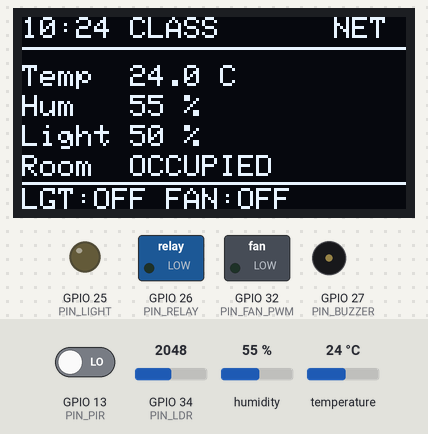
Bench run of a sketch on a simulated ESP32. Parts: 128×64 one-colour display, switched loads named in the sketch (green lamp = pin HIGH), output pins drawn as LEDs (lit = HIGH), buzzer (waves = sounding, pin HIGH). Inputs (shaded band) come from the test bench; at power-on: temperature 24 °C, GPIO 13 (PIN_PIR) LOW, GPIO 34 (PIN_LDR) = 2048, humidity 55 % (analog values on the 0–4095 scale). WiFi joins after 1.5 s; servers stay silent unless stated; uploads are accepted with an empty reply; the local clock reads 2024-03-15 10:24:30 at power-on unless the sketch sets it; what the sketch prints to the serial monitor is not drawn.

Above: at 2.9 s.
3.0 s: temperature set to 27.6 °C
At 12.0 s:
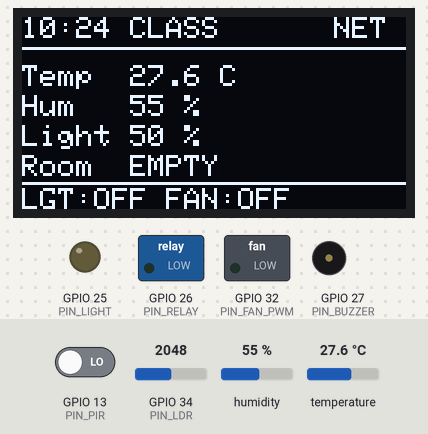
12.1 s: temperature set to 28.8 °C
At 15.6 s:
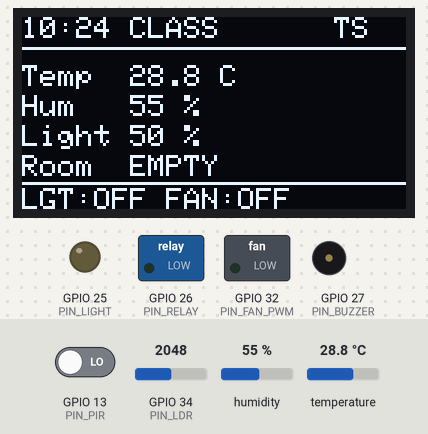
16.8 s: GPIO 13 (PIN_PIR) driven HIGH
At 19.1 s:
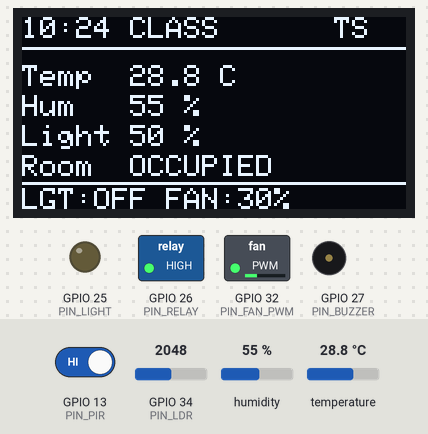
19.8 s: GPIO 34 (PIN_LDR) set to 2614
At 20.6 s:
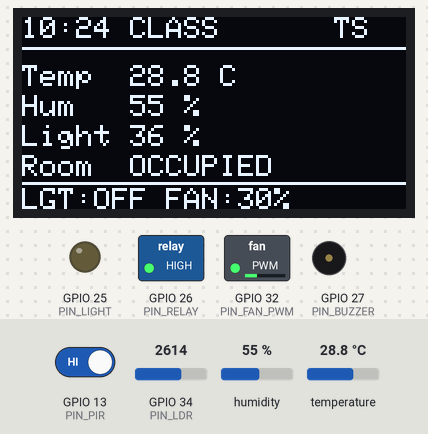
21.8 s: GPIO 34 (PIN_LDR) set to 2683
At 23.4 s:
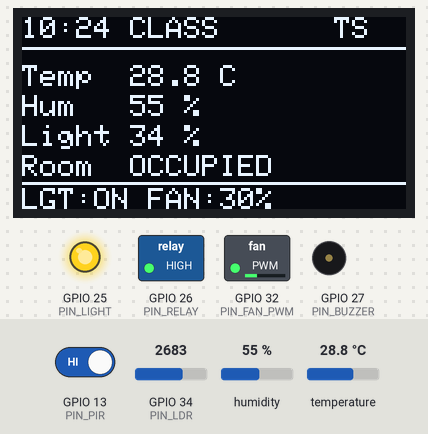
30.9 s: temperature set to 41 °C
At 35.6 s:
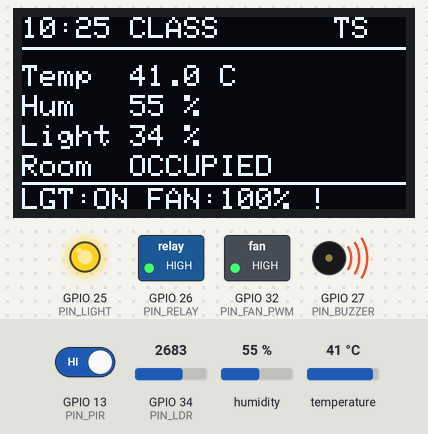
Timing chart, 0 to 37.7 s (numbered marks = the images above; inputs shaded):
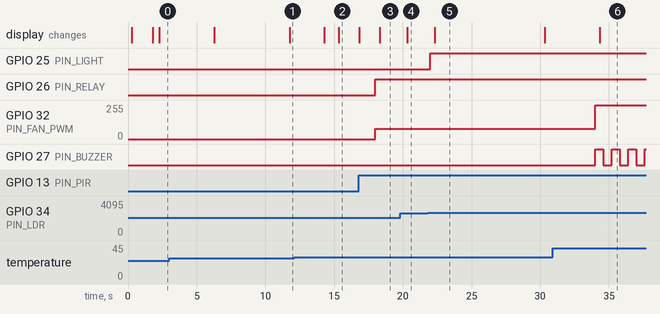

The sketch:

sketch.ino
```cpp
/*
  Smart Classroom Automation - ESP32

  Reads temperature and humidity (DHT22), ambient light (LDR) and occupancy
  (PIR), then drives the classroom lights, the fan relay and an over
  temperature buzzer. Current state is shown on a 128x64 SSD1306 OLED and
  published to a ThingSpeak channel over WiFi.
*/

#include <Wire.h>
#include <WiFi.h>
#include <time.h>
#include <Adafruit_GFX.h>
#include <Adafruit_SSD1306.h>
#include <DHT.h>
#include <HTTPClient.h>
#include <ThingSpeak.h>

#include "config.h"
#include "secrets.h"

DHT dht(PIN_DHT, DHT22);
Adafruit_SSD1306 display(OLED_WIDTH, OLED_HEIGHT, &Wire, -1);
WiFiClient net;      // ThingSpeak channel writes
WiFiClient tbNet;    // TalkBack command polling, kept separate on purpose

// latest sensor snapshot
float tempC = NAN;
float humidity = NAN;
float lightPct = 0.0f;
int ldrRaw = 0;              // raw ADC counts, logged so the map can be calibrated
bool motion = false;
bool occupied = false;

// actuator state
bool lightsOn = false;
bool fanOn = false;            // relay energised, the fan circuit is live
int fanSpeedPct = 0;           // 0..100, PWM duty behind the relay contacts
bool alarmOn = false;
bool beepHigh = false;

unsigned long lastSensorMs = 0;
unsigned long lastDisplayMs = 0;
unsigned long lastBeepMs = 0;
unsigned long lastMotionMs = 0;
unsigned long lastUploadMs = 0;
unsigned long lastWifiTryMs = 0;

int lastUploadStatus = 0;   // 200 once a ThingSpeak write has succeeded

// schedule state
bool timeValid = false;         // NTP has answered at least once
bool inSession = true;          // inside teaching hours, fails open when offline
char clockText[6] = "--:--";

// remote control state. An override beats both the sensors and the timetable,
// which is the whole point of a manual override, and expires by itself.
enum Override { OV_AUTO = 0, OV_FORCE_ON = 1, OV_FORCE_OFF = 2 };
Override fanOverride = OV_AUTO;
Override lightOverride = OV_AUTO;
unsigned long fanOverrideMs = 0;
unsigned long lightOverrideMs = 0;
unsigned long lastTalkbackMs = 0;

void setup() {
  Serial.begin(115200);
  delay(200);
  Serial.println(F("\nSmart Classroom Automation booting"));

  pinMode(PIN_PIR, INPUT);
  pinMode(PIN_LIGHT, OUTPUT);
  pinMode(PIN_RELAY, OUTPUT);
  pinMode(PIN_BUZZER, OUTPUT);
  digitalWrite(PIN_LIGHT, LOW);
  digitalWrite(PIN_RELAY, LOW);
  digitalWrite(PIN_BUZZER, LOW);

  // Speed output. The relay contacts sit between this pin and the fan, so the
  // duty cycle only reaches the load once the isolation stage is closed.
  if (!ledcAttach(PIN_FAN_PWM, FAN_PWM_FREQ, FAN_PWM_BITS)) {
    Serial.println(F("LEDC attach failed, fan will not vary speed"));
  }
  ledcWrite(PIN_FAN_PWM, 0);

  analogReadResolution(12);          // 0..4095
  analogSetPinAttenuation(PIN_LDR, ADC_11db);   // full 0..3.3 V swing

  dht.begin();

  Wire.begin(PIN_SDA, PIN_SCL);
  if (!display.begin(SSD1306_SWITCHCAPVCC, OLED_ADDR)) {
    Serial.println(F("SSD1306 not found, continuing without display"));
  } else {
    display.clearDisplay();
    display.setTextColor(SSD1306_WHITE);
    display.setTextSize(1);
    display.setCursor(0, 24);
    display.println(F("Smart Classroom"));
    display.println(F("starting up..."));
    display.display();
  }

  connectWifi();
  syncClock();
  ThingSpeak.begin(net);

  lastMotionMs = millis();
}

// Blocks for at most 10 s so a dead network never stops the automation.
void connectWifi() {
  Serial.printf("WiFi: joining %s\n", WIFI_SSID);
  WiFi.mode(WIFI_STA);
  WiFi.begin(WIFI_SSID, WIFI_PASSWORD, WIFI_CHANNEL);

  unsigned long start = millis();
  while (WiFi.status() != WL_CONNECTED && millis() - start < 10000UL) {
    delay(250);
    Serial.print('.');
  }
  Serial.println();

  if (WiFi.status() == WL_CONNECTED) {
    Serial.print(F("WiFi: connected, IP "));
    Serial.println(WiFi.localIP());
  } else {
    Serial.println(F("WiFi: not connected, running offline"));
  }
  lastWifiTryMs = millis();
}

// Asks NTP for the wall clock. Called once after the network is up; the
// schedule keeps working off the ESP32's own clock afterwards.
void syncClock() {
  if (WiFi.status() != WL_CONNECTED) {
    Serial.println(F("Clock: offline, schedule disabled and automation left on"));
    return;
  }

  configTime(TZ_OFFSET_SEC, TZ_DST_SEC, NTP_SERVER_A, NTP_SERVER_B);

  struct tm t;
  if (getLocalTime(&t, 8000)) {
    timeValid = true;
    Serial.printf("Clock: %04d-%02d-%02d %02d:%02d:%02d local\r\n",
                  t.tm_year + 1900, t.tm_mon + 1, t.tm_mday,
                  t.tm_hour, t.tm_min, t.tm_sec);
  } else {
    Serial.println(F("Clock: NTP timeout, schedule disabled"));
  }
}

// Decides whether the room is inside teaching hours. With no valid clock this
// deliberately fails open, an unsynced device should still run the classroom.
void updateSchedule() {
  if (!timeValid) {
    inSession = true;
    return;
  }

  struct tm t;
  if (!getLocalTime(&t, 50)) {
    inSession = true;
    return;
  }

  snprintf(clockText, sizeof(clockText), "%02d:%02d", t.tm_hour, t.tm_min);

  int minutes = t.tm_hour * 60 + t.tm_min;
  bool teachingDay = (SCHOOL_DAY_MASK >> t.tm_wday) & 1;

  inSession = teachingDay &&
              minutes >= SCHOOL_START_MIN &&
              minutes < SCHOOL_END_MIN;
}

void loop() {
  unsigned long now = millis();

  readMotion(now);

  if (now - lastSensorMs >= SENSOR_PERIOD_MS) {
    lastSensorMs = now;
    updateSchedule();
    readEnvironment();
    applyRules(now);
    logSerial();
  }

  driveBuzzer(now);

  if (now - lastDisplayMs >= DISPLAY_PERIOD_MS) {
    lastDisplayMs = now;
    drawDisplay();
  }

  if (now - lastTalkbackMs >= TALKBACK_PERIOD_MS) {
    lastTalkbackMs = now;
    pollTalkBack();
  }

  if (now - lastUploadMs >= TS_PERIOD_MS) {
    lastUploadMs = now;
    uploadThingSpeak();
  }
}

// ------------------------------------------------------------ remote control

// Pops one command off the TalkBack queue. ThingSpeak answers with the command
// text, or an empty body when the queue is empty.
void pollTalkBack() {
  if (TB_ID == 0UL || WiFi.status() != WL_CONNECTED) return;

  char url[160];
  snprintf(url, sizeof(url),
           "http://api.thingspeak.com/talkbacks/%lu/commands/execute?api_key=%s",
           (unsigned long)TB_ID, TB_API_KEY);

  HTTPClient http;
  if (!http.begin(tbNet, url)) return;

  int code = http.GET();
  if (code == 200) {
    String cmd = http.getString();
    cmd.trim();
    if (cmd.length()) applyCommand(cmd);
  } else if (code > 0) {
    Serial.printf("TalkBack: HTTP %d\r\n", code);
  }
  http.end();
}

void applyCommand(const String &raw) {
  String cmd = raw;
  cmd.toUpperCase();
  Serial.printf("TalkBack: command '%s'\r\n", cmd.c_str());

  if (cmd == "FAN_ON") {
    fanOverride = OV_FORCE_ON;
    fanOverrideMs = millis();
  } else if (cmd == "FAN_OFF") {
    fanOverride = OV_FORCE_OFF;
    fanOverrideMs = millis();
  } else if (cmd == "FAN_AUTO") {
    fanOverride = OV_AUTO;
  } else if (cmd == "LIGHTS_ON") {
    lightOverride = OV_FORCE_ON;
    lightOverrideMs = millis();
  } else if (cmd == "LIGHTS_OFF") {
    lightOverride = OV_FORCE_OFF;
    lightOverrideMs = millis();
  } else if (cmd == "LIGHTS_AUTO") {
    lightOverride = OV_AUTO;
  } else if (cmd == "ALL_AUTO") {
    fanOverride = OV_AUTO;
    lightOverride = OV_AUTO;
  } else {
    Serial.println(F("TalkBack: command not recognised, ignoring"));
  }
}

// Overrides are deliberately temporary.
void expireOverrides(unsigned long now) {
  if (fanOverride != OV_AUTO && now - fanOverrideMs >= OVERRIDE_TIMEOUT_MS) {
    fanOverride = OV_AUTO;
    Serial.println(F("Override: fan back to automatic"));
  }
  if (lightOverride != OV_AUTO && now - lightOverrideMs >= OVERRIDE_TIMEOUT_MS) {
    lightOverride = OV_AUTO;
    Serial.println(F("Override: lights back to automatic"));
  }
}

// ---------------------------------------------------------------- telemetry

void uploadThingSpeak() {
  if (WiFi.status() != WL_CONNECTED) {
    if (millis() - lastWifiTryMs >= 15000UL) connectWifi();
    return;
  }
  if (TS_CHANNEL_ID == 0UL) {
    Serial.println(F("ThingSpeak: channel not configured, skipping upload"));
    return;
  }

  ThingSpeak.setField(1, tempC);
  ThingSpeak.setField(2, humidity);
  ThingSpeak.setField(3, lightPct);
  ThingSpeak.setField(4, (int)occupied);
  ThingSpeak.setField(5, (int)lightsOn);
  ThingSpeak.setField(6, fanSpeedPct);
  ThingSpeak.setField(7, (int)alarmOn);
  // Two digit override code: tens digit is the fan, units digit the lights.
  // 0 auto, 1 forced on, 2 forced off. So 12 means fan on, lights off.
  ThingSpeak.setField(8, (int)fanOverride * 10 + (int)lightOverride);
  ThingSpeak.setStatus(inSession ? (occupied ? "class, occupied" : "class, empty")
                                 : "outside teaching hours");

  lastUploadStatus = ThingSpeak.writeFields(TS_CHANNEL_ID, TS_WRITE_API_KEY);
  if (lastUploadStatus == 200) {
    Serial.println(F("ThingSpeak: update accepted"));
  } else {
    Serial.printf("ThingSpeak: write failed, HTTP %d\n", lastUploadStatus);
  }
}

// ------------------------------------------------------------------ input

// PIR is sampled every loop so short pulses are never missed.
void readMotion(unsigned long now) {
  motion = digitalRead(PIN_PIR) == HIGH;
  if (motion) {
    lastMotionMs = now;
  }
  occupied = (now - lastMotionMs) < VACANCY_MS;
}

void readEnvironment() {
  float t = dht.readTemperature();
  float h = dht.readHumidity();
  if (!isnan(t)) tempC = t;
  if (!isnan(h)) humidity = h;
  if (isnan(t) || isnan(h)) {
    Serial.println(F("DHT22 read failed, keeping last good values"));
  }

  // The module's analog output falls as the room brightens, so the darker
  // reference is subtracted from the sample rather than the other way round.
  ldrRaw = analogRead(PIN_LDR);
  lightPct = 100.0f * (float)(LDR_RAW_DARK - ldrRaw) /
             (float)(LDR_RAW_DARK - LDR_RAW_BRIGHT);
  lightPct = constrain(lightPct, 0.0f, 100.0f);
}

// -------------------------------------------------------------- decisions

void applyRules(unsigned long now) {
  // Lights: only while the room is occupied, and only when it is dark.
  // Hysteresis keeps the LED from chattering around the threshold.
  if (!inSession) {
    lightsOn = false;
  } else if (!occupied) {
    lightsOn = false;
  } else if (!lightsOn && lightPct < DARK_PCT) {
    lightsOn = true;
  } else if (lightsOn && lightPct > DARK_PCT + LIGHT_HYST_PCT) {
    lightsOn = false;
  }

  // Fan: occupied and warm. Speed rises with how far the room has overshot
  // the setpoint instead of slamming between off and full.
  if (!inSession || !occupied) {
    fanOn = false;
  } else if (!isnan(tempC)) {
    if (!fanOn && tempC > FAN_ON_C) {
      fanOn = true;
    } else if (fanOn && tempC < FAN_ON_C - FAN_HYST_C) {
      fanOn = false;
    }
  }
  fanSpeedPct = fanOn ? demandedSpeed(tempC) : 0;

  // Remote commands override everything decided above, then time out.
  expireOverrides(now);

  if (lightOverride == OV_FORCE_ON)  lightsOn = true;
  if (lightOverride == OV_FORCE_OFF) lightsOn = false;

  if (fanOverride == OV_FORCE_ON) {
    fanOn = true;
    fanSpeedPct = FAN_FORCE_SPEED_PCT;
  } else if (fanOverride == OV_FORCE_OFF) {
    fanOn = false;
    fanSpeedPct = 0;
  }

  // Alarm: temperature emergency, regardless of occupancy.
  alarmOn = !isnan(tempC) && tempC > ALARM_C;

  digitalWrite(PIN_LIGHT, lightsOn ? HIGH : LOW);
  digitalWrite(PIN_RELAY, fanOn ? HIGH : LOW);
  ledcWrite(PIN_FAN_PWM, (fanSpeedPct * 255) / 100);

  if (!alarmOn) {
    digitalWrite(PIN_BUZZER, LOW);
    beepHigh = false;
    lastBeepMs = now;
  }
}

// Linear ramp from FAN_ON_C to FAN_FULL_C, floored at the minimum duty the
// motor can actually start on.
int demandedSpeed(float t) {
  if (isnan(t)) return FAN_MIN_DUTY_PCT;

  float span = FAN_FULL_C - FAN_ON_C;
  float pct = 100.0f * (t - FAN_ON_C) / span;
  pct = constrain(pct, 0.0f, 100.0f);

  int duty = (int)(pct + 0.5f);
  return duty < FAN_MIN_DUTY_PCT ? FAN_MIN_DUTY_PCT : duty;
}

// ----------------------------------------------------------------- output

void driveBuzzer(unsigned long now) {
  if (!alarmOn) return;
  if (now - lastBeepMs >= BEEP_PERIOD_MS) {
    lastBeepMs = now;
    beepHigh = !beepHigh;
    digitalWrite(PIN_BUZZER, beepHigh ? HIGH : LOW);
  }
}

void drawDisplay() {
  display.clearDisplay();
  display.setTextColor(SSD1306_WHITE);

  display.setTextSize(1);
  display.setCursor(0, 0);
  display.print(clockText);
  display.print(inSession ? F(" CLASS") : F(" CLOSED"));
  display.setCursor(104, 0);
  if (WiFi.status() != WL_CONNECTED) {
    display.print(F("OFF"));
  } else {
    display.print(lastUploadStatus == 200 ? F("TS ") : F("NET"));
  }
  display.drawFastHLine(0, 10, OLED_WIDTH, SSD1306_WHITE);

  display.setCursor(0, 16);
  display.print(F("Temp  "));
  if (isnan(tempC)) display.print(F("--")); else display.print(tempC, 1);
  display.print(F(" C"));

  display.setCursor(0, 26);
  display.print(F("Hum   "));
  if (isnan(humidity)) display.print(F("--")); else display.print(humidity, 0);
  display.print(F(" %"));

  display.setCursor(0, 36);
  display.print(F("Light "));
  display.print(lightPct, 0);
  display.print(F(" %"));

  display.setCursor(0, 46);
  display.print(F("Room  "));
  display.print(occupied ? F("OCCUPIED") : F("EMPTY"));

  display.drawFastHLine(0, 55, OLED_WIDTH, SSD1306_WHITE);
  display.setCursor(0, 57);
  display.print(F("LGT:"));
  display.print(lightsOn ? F("ON") : F("OFF"));
  if (lightOverride != OV_AUTO) display.print('*');
  display.print(F(" FAN:"));
  if (fanOverride != OV_AUTO) display.print('*');
  if (fanSpeedPct > 0) {
    display.print(fanSpeedPct);
    display.print('%');
  } else {
    display.print(F("OFF"));
  }
  if (alarmOn) display.print(F(" !"));

  display.display();
}

void logSerial() {
  // \r\n keeps the line aligned in serial views that do not translate \n
  Serial.printf("%s %s T=%.1fC H=%.0f%% L=%.0f%% (adc %4d) motion=%d "
                "occupied=%d lights=%d fan=%d%% alarm=%d\r\n",
                clockText, inSession ? "class " : "closed",
                tempC, humidity, lightPct, ldrRaw, motion, occupied,
                lightsOn, fanSpeedPct, alarmOn);
}
```

secrets.h
```cpp
#pragma once

// Wokwi's simulated access point. Channel 6 makes the join instant.
// Swap these for a real network when flashing physical hardware.
#define WIFI_SSID      "Wokwi-GUEST"
#define WIFI_PASSWORD  ""
#define WIFI_CHANNEL   6

// ThingSpeak channel that receives the telemetry.
#define TS_CHANNEL_ID    3451260UL
#define TS_WRITE_API_KEY "9ZPIO143AL8TEDKO"

// ThingSpeak free tier accepts one update every 15 seconds.
#define TS_PERIOD_MS   15000UL

// ThingSpeak TalkBack queue, used to push commands down to the device.
// Create one under Apps, TalkBack, New TalkBack. Leave the ID at 0 to
// disable remote control entirely.
// Accepted commands: FAN_ON, FAN_OFF, FAN_AUTO,
//                    LIGHTS_ON, LIGHTS_OFF, LIGHTS_AUTO, ALL_AUTO
#define TB_ID          57533UL
#define TB_API_KEY     "2C9KOORGJRR6AYSQ"
```

Source omitted: config.h (3796 bytes)

Measured:
- the behaviour switches between 28 and 28.1 °C on temperature (found by bisection; images 1 and 2)
- the behaviour switches between 2652 and 2653 on GPIO 34 (PIN_LDR) (found by bisection; images 4 and 5)
- after the input at 3.0 s, the display: first changes after 3.3 s (image 1 shows a later state)
- after the input at 12.1 s, the display: first changes after 2.2 s (image 2 shows a later state)
- after the input at 16.8 s, GPIO 26 (PIN_RELAY): LOW → HIGH after 1.2 s; GPIO 32 (PIN_FAN_PWM): 0/255 → 76/255 after 1.2 s; the display: first changes at once (image 3 shows a later state)
- after the input at 19.8 s, the display: changes after 0.53 s (image 4)
- after the input at 21.8 s, GPIO 25 (PIN_LIGHT): LOW → HIGH after 0.21 s; the display: changes after 0.53 s (image 5)
- after the input at 30.9 s, GPIO 32 (PIN_FAN_PWM): 76/255 → 255/255 after 3.1 s; GPIO 27 (PIN_BUZZER): alternates HIGH for 0.60 s and LOW for 0.60 s, starting after 3.1 s; the display: changes after 3.4 s (image 6)
